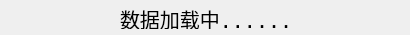
<?xml version="1.0" encoding="UTF-8"?>
<ui version="4.0">
 <class>QProgressData</class>
 <widget class="QWidget" name="QProgressData">
  <property name="geometry">
   <rect>
    <x>0</x>
    <y>0</y>
    <width>410</width>
    <height>35</height>
   </rect>
  </property>
  <property name="font">
   <font>
    <family>Fixedsys</family>
    <pointsize>15</pointsize>
   </font>
  </property>
  <property name="windowTitle">
   <string>数据加载中......</string>
  </property>
  <widget class="QLabel" name="label">
   <property name="geometry">
    <rect>
     <x>120</x>
     <y>8</y>
     <width>171</width>
     <height>21</height>
    </rect>
   </property>
   <property name="text">
    <string>数据加载中......</string>
   </property>
  </widget>
 </widget>
 <resources/>
 <connections/>
</ui>
